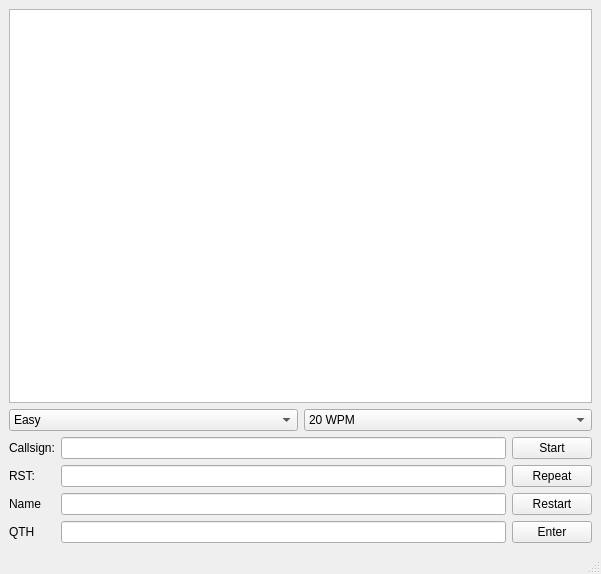
<?xml version="1.0" encoding="UTF-8"?>
<ui version="4.0">
 <class>MainWindow</class>
 <widget class="QMainWindow" name="MainWindow">
  <property name="geometry">
   <rect>
    <x>0</x>
    <y>0</y>
    <width>601</width>
    <height>574</height>
   </rect>
  </property>
  <property name="windowTitle">
   <string>QSO Parser</string>
  </property>
  <widget class="QWidget" name="centralwidget">
   <layout class="QGridLayout" name="gridLayout_2">
    <item row="0" column="0">
     <layout class="QGridLayout" name="gridLayout">
      <item row="0" column="0">
       <widget class="QGraphicsView" name="graphicsView"/>
      </item>
      <item row="1" column="0">
       <layout class="QHBoxLayout" name="horizontalLayout_2">
        <item>
         <widget class="QComboBox" name="diffCheck">
          <item>
           <property name="text">
            <string>Easy</string>
           </property>
          </item>
          <item>
           <property name="text">
            <string>Medium</string>
           </property>
          </item>
          <item>
           <property name="text">
            <string>Hard</string>
           </property>
          </item>
         </widget>
        </item>
        <item>
         <widget class="QComboBox" name="parserwpmBox">
          <item>
           <property name="text">
            <string>20 WPM</string>
           </property>
          </item>
          <item>
           <property name="text">
            <string>10 WPM</string>
           </property>
          </item>
          <item>
           <property name="text">
            <string>15 WPM</string>
           </property>
          </item>
          <item>
           <property name="text">
            <string>25 WPM</string>
           </property>
          </item>
         </widget>
        </item>
       </layout>
      </item>
     </layout>
    </item>
    <item row="1" column="0">
     <layout class="QGridLayout" name="gridLayout_3">
      <item row="3" column="5">
       <widget class="QPushButton" name="parserrestartButton">
        <property name="text">
         <string>Restart</string>
        </property>
       </widget>
      </item>
      <item row="2" column="0">
       <widget class="QLabel" name="label">
        <property name="text">
         <string>RST:</string>
        </property>
       </widget>
      </item>
      <item row="1" column="0">
       <widget class="QLabel" name="label_3">
        <property name="text">
         <string>Callsign:</string>
        </property>
       </widget>
      </item>
      <item row="2" column="5">
       <widget class="QPushButton" name="parserrepeatButton">
        <property name="text">
         <string>Repeat</string>
        </property>
       </widget>
      </item>
      <item row="4" column="5">
       <widget class="QPushButton" name="parserenterButton">
        <property name="text">
         <string>Enter</string>
        </property>
       </widget>
      </item>
      <item row="3" column="2">
       <widget class="QLineEdit" name="nameEdit"/>
      </item>
      <item row="3" column="0">
       <widget class="QLabel" name="label_4">
        <property name="layoutDirection">
         <enum>Qt::LeftToRight</enum>
        </property>
        <property name="text">
         <string>Name</string>
        </property>
        <property name="alignment">
         <set>Qt::AlignLeading|Qt::AlignLeft|Qt::AlignVCenter</set>
        </property>
       </widget>
      </item>
      <item row="4" column="2">
       <widget class="QLineEdit" name="qthEdit"/>
      </item>
      <item row="1" column="2">
       <widget class="QLineEdit" name="callEdit"/>
      </item>
      <item row="1" column="5">
       <widget class="QPushButton" name="parserstartButton">
        <property name="text">
         <string>Start</string>
        </property>
       </widget>
      </item>
      <item row="4" column="0">
       <widget class="QLabel" name="label_2">
        <property name="text">
         <string>QTH</string>
        </property>
       </widget>
      </item>
      <item row="2" column="2">
       <widget class="QLineEdit" name="rstEdit"/>
      </item>
     </layout>
    </item>
   </layout>
  </widget>
  <widget class="QMenuBar" name="menubar">
   <property name="geometry">
    <rect>
     <x>0</x>
     <y>0</y>
     <width>601</width>
     <height>20</height>
    </rect>
   </property>
  </widget>
  <widget class="QStatusBar" name="statusbar"/>
 </widget>
 <tabstops>
  <tabstop>diffCheck</tabstop>
  <tabstop>parserwpmBox</tabstop>
  <tabstop>parserstartButton</tabstop>
  <tabstop>parserrepeatButton</tabstop>
  <tabstop>parserrestartButton</tabstop>
  <tabstop>callEdit</tabstop>
  <tabstop>rstEdit</tabstop>
  <tabstop>nameEdit</tabstop>
  <tabstop>qthEdit</tabstop>
  <tabstop>parserenterButton</tabstop>
  <tabstop>graphicsView</tabstop>
 </tabstops>
 <resources/>
 <connections/>
</ui>
